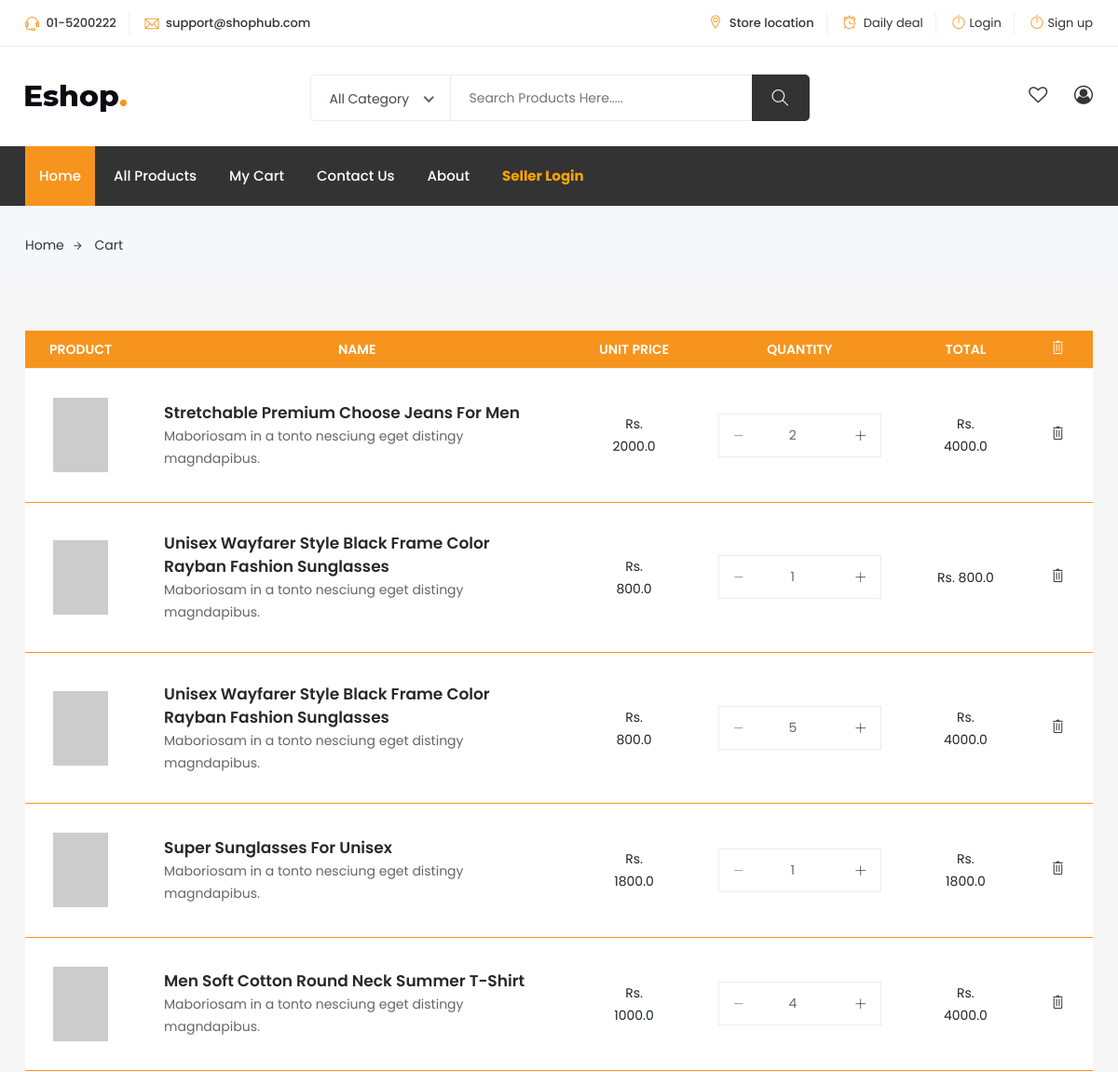
Before: /cart/ (upper part) with the older database file.
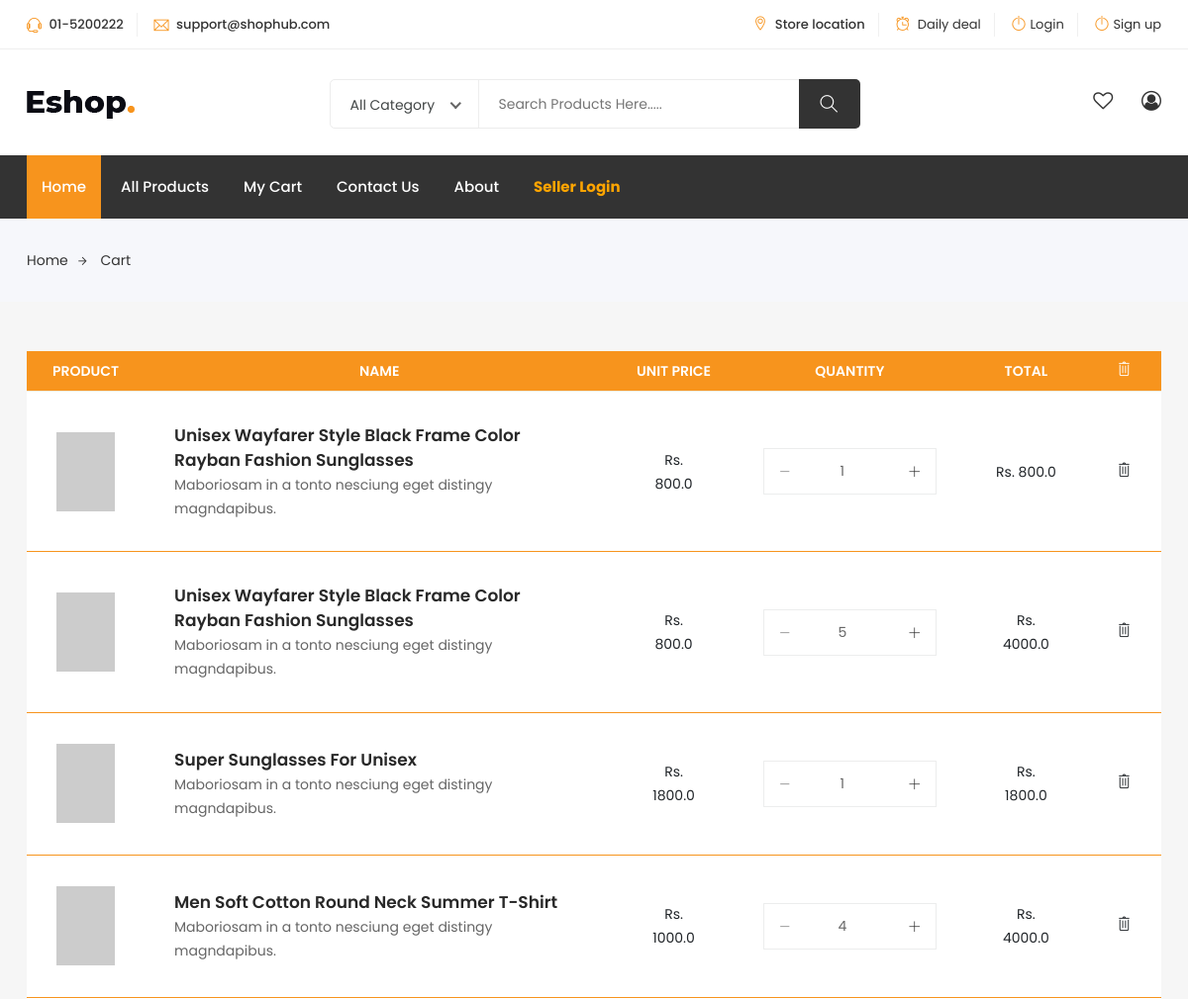
After: the same page with the newer database file.
### cart/models.py (models this page shows, shortened)
class CartItems(models.Model):
    cart = models.ForeignKey(Cart, on_delete=models.CASCADE)
    user = models.ForeignKey(User, on_delete=models.CASCADE)
    item = models.ForeignKey(Item, on_delete=models.CASCADE)
    price = models.FloatField(default=0)
    cart_total_price = models.FloatField(default=0)
    quantity = models.IntegerField(default=1)

### shop_app/models.py (models this page shows, shortened)
class TimeStampModel(models.Model):
    created_at = models.DateTimeField(auto_now_add=True)
    updated_at = models.DateTimeField(auto_now=True)
    class Meta:
        abstract = True  # no table for this model

class Item(TimeStampModel):
    STATUS_CHOICES = [
        ("in stock", "In Stock"),
        ("out of stock", "Out of Stock"),
    ]
    name = models.CharField(max_length=200)
    detail = models.TextField()
    price = models.DecimalField(max_digits=10, decimal_places=2)
    discont_percent = models.DecimalField(max_digits=4, decimal_places=2)
    featured_image = models.ImageField(upload_to="item_images/%Y/%m/%d", blank=False)
    other_image = models.ImageField(upload_to="item_images/%Y/%m/%d", blank=False)
    target_customer = models.ManyToManyField(TargetCustomer)
    seller = models.ForeignKey("auth.User", on_delete=models.CASCADE)
    listed_at = models.DateTimeField(null=True, blank=True)
    status = models.CharField(max_length=20, choices=STATUS_CHOICES, default="in stock")
    views_count = models.PositiveBigIntegerField(default=0)
    category = models.ForeignKey(Category, on_delete=models.CASCADE)
    brand = models.ForeignKey(Brand, on_delete=models.CASCADE)
    trending_items_category = models.ForeignKey(TrendingItemCategory, default=1 ,on_delete=models.CASCADE)

### shop_app/views.py (the view)
# urls.py: path("cart/", CartListView.as_view(), name="cart"),
class CartListView(ListView):
    model = CartItems
    template_name = "eshop/cart.html"
    queryset = CartItems.objects.all()
    context_object_name = "cart_items"

### shop_app/navigation.py (called while the page is built)
def navigation(request):
    categories = Category.objects.all()
    brands = Brand.objects.all()
    return {
        "categories": categories,
        "brands": brands,
    }

### templates/eshop/cart.html (shortened to what this page needs)
{% extends 'eshop/base.html' %}
{% load static %}
{% block content %}
<div class="breadcrumbs">
	<div class="container">
		<div class="row">
			<div class="col-12">
				<div class="bread-inner">
					<ul class="bread-list">
						<li><a href="/">Home<i class="ti-arrow-right"></i></a></li>
						<li class="active"><a href="blog-single.html">Cart</a></li>
					</ul>
				</div>
			</div>
		</div>
	</div>
</div>
<div class="shopping-cart section">
	<div class="container">
		<div class="row">
			<div class="col-12">
				<table class="table shopping-summery">
					<thead>
						<tr class="main-hading">
							<th>PRODUCT</th>
							<th>NAME</th>
							<th class="text-center">UNIT PRICE</th>
							<th class="text-center">QUANTITY</th>
							<th class="text-center">TOTAL</th>
							<th class="text-center"><i class="ti-trash remove-icon"></i></th>
						</tr>
					</thead>
					<tbody>
						{% for i in cart_items %}
						<tr>
							<td class="image" data-title="No"><img src="https://via.placeholder.com/100x100" alt="#">
							</td>
							<td class="product-des" data-title="Description">
								<p class="product-name"><a href="#">{{ i.item.name }}</a></p>
								<p class="product-des">Maboriosam in a tonto nesciung eget distingy magndapibus.</p>
							</td>
							<td class="price" data-title="Price"><span>Rs. {{ i.price }}</span></td>
							<td class="qty" data-title="Qty">
								<div class="input-group">
									<form action="{% url 'update-cart-item' i.pk %}" method="post">
										<div class="button minus">
											<button type="button" class="btn btn-primary btn-number" disabled="disabled"
												data-type="minus" data-field="quantity{{ i.pk }}">
												<i class="ti-minus"></i>
											</button>
										</div>
										<input type="number" id="quantity{{ i.pk }}" name="quantity{{ i.pk }}"
											class="input-number" data-min="1" data-max="100" value="{{ i.quantity }}">
										<div class="button plus">
											<button type="button" class="btn btn-primary btn-number" data-type="plus"
												data-field="quantity{{ i.pk }}">
												<i class="ti-plus"></i>
											</button>
										</div>
									</form>
								</div>
							</td>
							<td class="total-amount" data-title="Total"><span>Rs. {{ i.cart_total_price }}</span></td>
							<td class="action" data-title="Remove">
								<a href="{% url 'delete-cart-item' i.pk %}"><i class="ti-trash remove-icon"></i></a>
							</td>
						</tr>
						{% endfor %}
					</tbody>
				</table>
			</div>
		</div>
	</div>
</div>
{% endblock content %}

Changed rows visible on the page:
removed CartItems: item.name "Stretchable Premium Choose Jeans For Men", price "2000.0", quantity "2", cart_total_price "4000.0"
